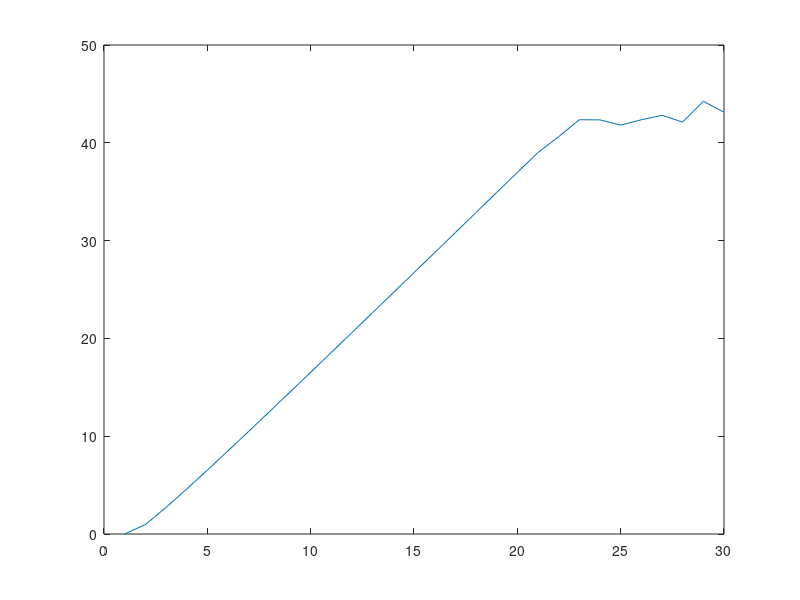

Here is the MATLAB script that generated this plot: (Note: this script raises an error after producing the figure.)
%% 2
% n <= 20
conds = zeros(1, 20);
x = linspace(1, 20, 20);
for n = 1:20
    X = linspace(0, 1, n);
    conds(n) = log(cond(vander(X)));
end
plot(x, conds)
% n > 20
conds = zeros(1, 30);
x = linspace(1, 30, 30);
for n = 1:30
    X = linspace(0, 1, n);
    conds(n) = log(cond(vander(X)));
end
plot(x, conds)
%% 3
X = [4.1168, 4.19236, 4.20967, 4.46908];
Y = [0.213631, 0.214232, 0.21441, 0.21888];
plotspline(X, Y)
hold on
V = vander(X);
a = V\Y';
x = linspace(4.1168, 4.46908, 100);
y = polyval(a, x);
plot(x,y,'r')
%% 5
conds = zeros(1, 100);
x = linspace(1, 100, 100);
for n = 1:100
    X = linspace(0, 1, n);
    conds(n) = log(cond(splinemat(X)));
end
plot(x, conds)
%% 8
X = [0, 5, 10, 15];
Y = [0, 1, -1, 2];
plotspline(X, Y)
